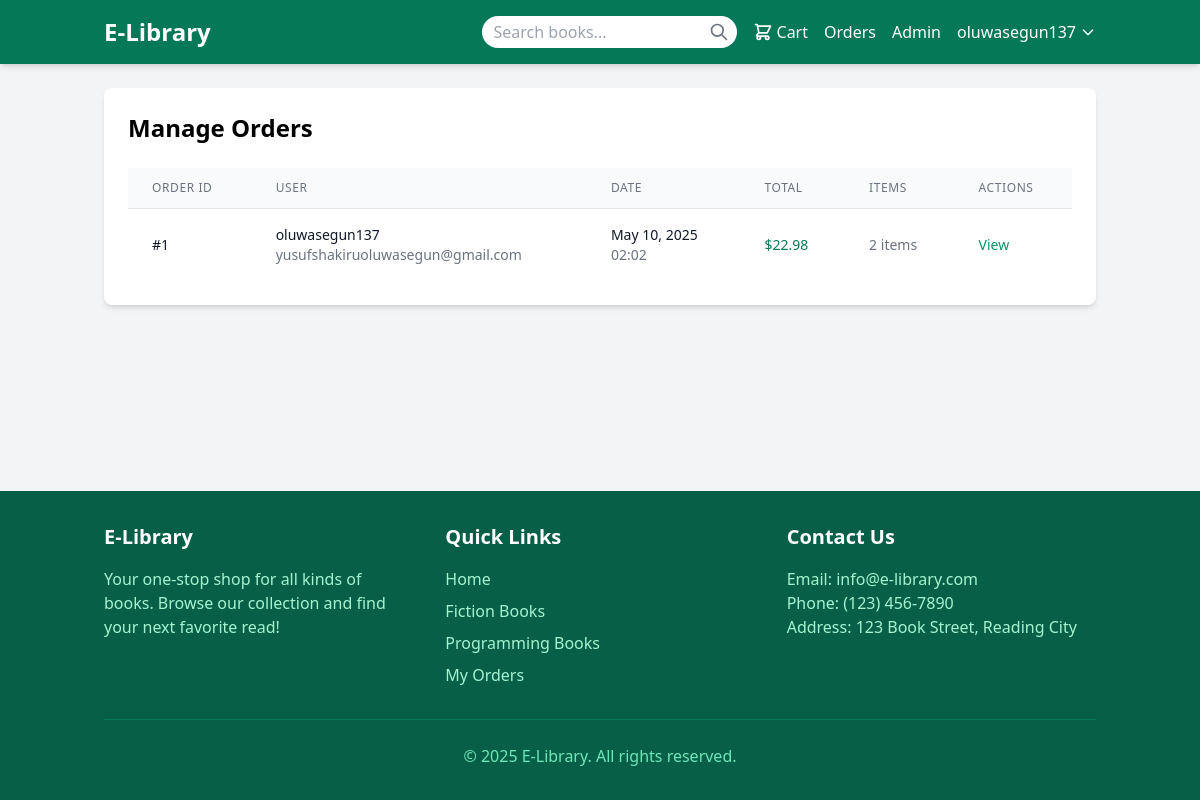
Page /admin/orders (signed in) on the committed database.
### app.py (models this page shows)
class User(db.Model):
    id = db.Column(db.Integer, primary_key=True)
    username = db.Column(db.String(80), unique=True, nullable=False)
    email = db.Column(db.String(120), unique=True, nullable=False)
    password = db.Column(db.String(200), nullable=False)
    is_admin = db.Column(db.Boolean, default=False)
    cart_items = db.relationship('CartItem', backref='user', lazy=True)
    orders = db.relationship('Order', backref='user', lazy=True)

class Order(db.Model):
    id = db.Column(db.Integer, primary_key=True)
    user_id = db.Column(db.Integer, db.ForeignKey('user.id'), nullable=False)
    date_ordered = db.Column(db.DateTime, default=datetime.utcnow)
    total_price = db.Column(db.Float, nullable=False)
    items = db.relationship('OrderItem', backref='order', lazy=True)

### app.py (the view)
@app.route('/admin/orders')
@admin_required
def admin_orders():
    orders = Order.query.order_by(Order.date_ordered.desc()).all()
    return render_template('admin/orders.html', orders=orders)

### app.py (called while the page is built)
def admin_required(f):
    @wraps(f)
    def decorated_function(*args, **kwargs):
        if 'user_id' not in session:
            flash('Please log in to access this page', 'warning')
            return redirect(url_for('login'))
        user = User.query.get(session['user_id'])
        if not user or not user.is_admin:
            flash('You do not have permission to access this page', 'danger')
            return redirect(url_for('index'))
        return f(*args, **kwargs)
    return decorated_function

### templates/admin/orders.html (shortened to what this page needs)
{% extends 'base.html' %}
{% block content %}
<div class="bg-white rounded-lg shadow-md overflow-hidden">
    <div class="p-6">
        <h1 class="text-2xl font-bold mb-6">Manage Orders</h1>
        {% if orders %}
            <div class="overflow-x-auto">
                <table class="min-w-full divide-y divide-gray-200">
                    <thead class="bg-gray-50">
                        <tr>
                            <th scope="col" class="px-6 py-3 text-left text-xs font-medium text-gray-500 uppercase tracking-wider">Order ID</th>
                            <th scope="col" class="px-6 py-3 text-left text-xs font-medium text-gray-500 uppercase tracking-wider">User</th>
                            <th scope="col" class="px-6 py-3 text-left text-xs font-medium text-gray-500 uppercase tracking-wider">Date</th>
                            <th scope="col" class="px-6 py-3 text-left text-xs font-medium text-gray-500 uppercase tracking-wider">Total</th>
                            <th scope="col" class="px-6 py-3 text-left text-xs font-medium text-gray-500 uppercase tracking-wider">Items</th>
                            <th scope="col" class="px-6 py-3 text-left text-xs font-medium text-gray-500 uppercase tracking-wider">Actions</th>
                        </tr>
                    </thead>
                    <tbody class="bg-white divide-y divide-gray-200">
                        {% for order in orders %}
                        <tr>
                            <td class="px-6 py-4 whitespace-nowrap">
                                <div class="text-sm font-medium text-gray-900">#{{ order.id }}</div>
                            </td>
                            <td class="px-6 py-4 whitespace-nowrap">
                                <div class="text-sm text-gray-900">{{ order.user.username }}</div>
                                <div class="text-sm text-gray-500">{{ order.user.email }}</div>
                            </td>
                            <td class="px-6 py-4 whitespace-nowrap">
                                <div class="text-sm text-gray-900">{{ order.date_ordered.strftime('%B %d, %Y') }}</div>
                                <div class="text-sm text-gray-500">{{ order.date_ordered.strftime('%H:%M') }}</div>
                            </td>
                            <td class="px-6 py-4 whitespace-nowrap">
                                <div class="text-sm font-medium text-emerald-700">${{ "%.2f"|format(order.total_price) }}</div>
                            </td>
                            <td class="px-6 py-4 whitespace-nowrap">
                                <div class="text-sm text-gray-500">{{ order.items|length }} items</div>
                            </td>
                            <td class="px-6 py-4 whitespace-nowrap text-sm font-medium">
                                <a href="{{ url_for('order_confirmation', order_id=order.id) }}" class="text-emerald-600 hover:text-emerald-800">View</a>
                            </td>
                        </tr>
                        {% endfor %}
                    </tbody>
                </table>
            </div>
        {% else %}
            <div class="text-center py-8">
                <p class="text-gray-500">No orders yet.</p>
            </div>
        {% endif %}
    </div>
</div>
{% endblock %}

### templates/base.html (shortened to what this page needs)
<!DOCTYPE html>
<html lang="en">
<head>
    <script src="https://cdn.tailwindcss.com"></script>
</head>
<body class="bg-gray-100 min-h-screen flex flex-col">
    <header class="bg-emerald-700 text-white shadow-md">
        <div class="container mx-auto px-4 py-4">
            <div class="flex justify-between items-center">
                <a href="{{ url_for('index') }}" class="text-2xl font-bold">E-Library</a>
                <div class="flex items-center space-x-4">
                    <form action="{{ url_for('search') }}" method="get" class="hidden md:block">
                        <div class="relative">
                            <input type="text" name="query" placeholder="Search books..."
                                   class="py-1 px-3 rounded-full text-gray-800 focus:outline-none focus:ring-2 focus:ring-emerald-500">
                            <button type="submit" class="absolute right-2 top-1/2 transform -translate-y-1/2">
                                <svg xmlns="http://www.w3.org/2000/svg" class="h-5 w-5 text-gray-500" fill="none" viewBox="0 0 24 24" stroke="currentColor">
                                    <path stroke-linecap="round" stroke-linejoin="round" stroke-width="2" d="M21 21l-6-6m2-5a7 7 0 11-14 0 7 7 0 0114 0z" />
                                </svg>
                            </button>
                        </div>
                    </form>
                    <nav class="flex items-center space-x-4">
                        {% if session.get('user_id') %}
                            <a href="{{ url_for('view_cart') }}" class="hover:text-emerald-200 flex items-center">
                                Cart
                            </a>
                            <a href="{{ url_for('view_orders') }}" class="hover:text-emerald-200">Orders</a>
                            {% if session.get('is_admin') %}
                                <a href="{{ url_for('admin_dashboard') }}" class="hover:text-emerald-200">Admin</a>
                            {% endif %}
                            <div class="relative group">
                                <button class="hover:text-emerald-200 flex items-center">
                                    <span>{{ session.get('username') }}</span>
                                    <svg xmlns="http://www.w3.org/2000/svg" class="h-4 w-4 ml-1" fill="none" viewBox="0 0 24 24" stroke="currentColor">
                                        <path stroke-linecap="round" stroke-linejoin="round" stroke-width="2" d="M19 9l-7 7-7-7" />
                                    </svg>
                                </button>
                            </div>
                        {% else %}
                            <a href="{{ url_for('login') }}" class="hover:text-emerald-200">Login</a>
                            <a href="{{ url_for('register') }}" class="bg-white text-emerald-700 px-4 py-2 rounded-full font-medium hover:bg-emerald-100">Register</a>
                        {% endif %}
                    </nav>
                </div>
            </div>
        </div>
    </header>
    <main class="flex-grow container mx-auto px-4 py-6">
        {% block content %}{% endblock %}
    </main>
    <footer class="bg-emerald-800 text-white py-8">
        <div class="container mx-auto px-4">
            <div class="grid grid-cols-1 md:grid-cols-3 gap-8">
                <div>
                    <h3 class="text-xl font-bold mb-4">E-Library</h3>
                    <p class="text-emerald-200">Your one-stop shop for all kinds of books. Browse our collection and find your next favorite read!</p>
                </div>
                <div>
                    <h3 class="text-xl font-bold mb-4">Quick Links</h3>
                    <ul class="space-y-2">
                        <li><a href="{{ url_for('index') }}" class="text-emerald-200 hover:text-white">Home</a></li>
                        <li><a href="{{ url_for('search') }}?query=fiction" class="text-emerald-200 hover:text-white">Fiction Books</a></li>
                        <li><a href="{{ url_for('search') }}?query=programming" class="text-emerald-200 hover:text-white">Programming Books</a></li>
                        {% if session.get('user_id') %}
                            <li><a href="{{ url_for('view_orders') }}" class="text-emerald-200 hover:text-white">My Orders</a></li>
                        {% else %}
                            <li><a href="{{ url_for('login') }}" class="text-emerald-200 hover:text-white">Login</a></li>
                        {% endif %}
                    </ul>
                </div>
                <div>
                    <h3 class="text-xl font-bold mb-4">Contact Us</h3>
                    <p class="text-emerald-200">Email: info@e-library.com</p>
                    <p class="text-emerald-200">Phone: (123) 456-7890</p>
                    <p class="text-emerald-200">Address: 123 Book Street, Reading City</p>
                </div>
            </div>
            <div class="mt-8 pt-6 border-t border-emerald-700 text-center text-emerald-300">
                <p>&copy; 2025 E-Library. All rights reserved.</p>
            </div>
        </div>
    </footer>
</body>
</html>

### rows in the picture
User: get "oluwasegun137"
Order: id "1", user.username "oluwasegun137", user.email "yusufshakiruoluwasegun@gmail.com", date_ordered "May 10, 2025", date_ordered "02:02", total_price "22.98", items|length "2"
